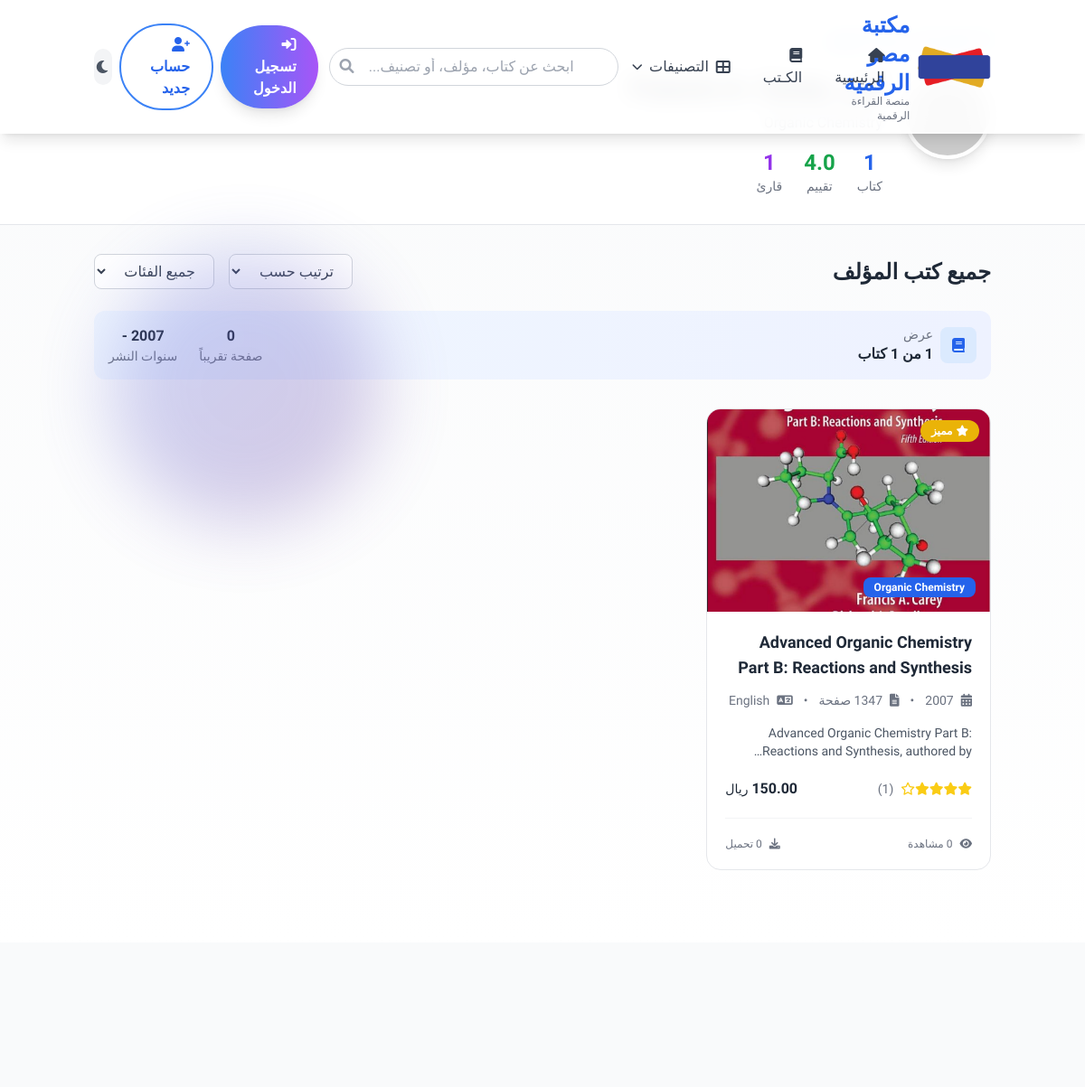
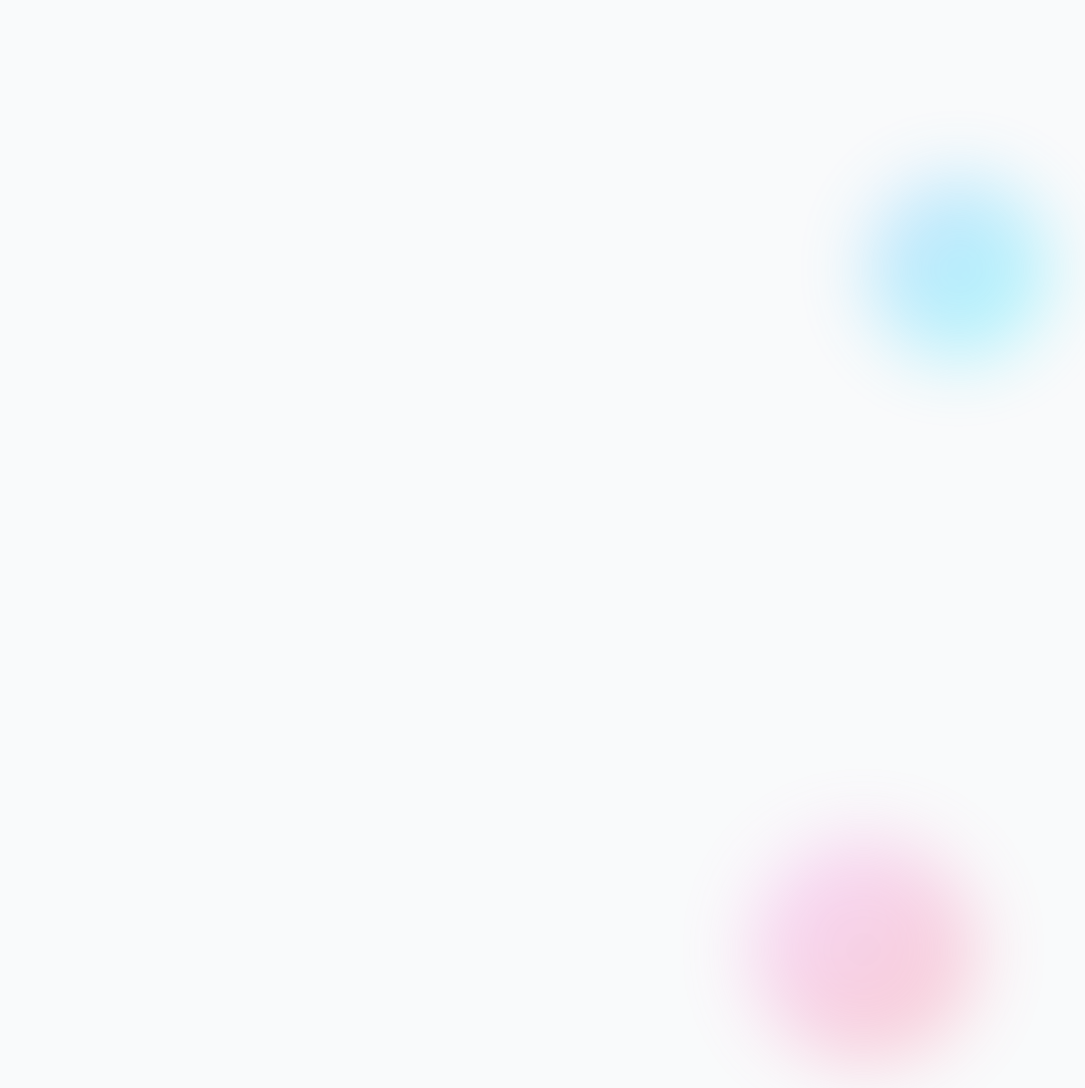
Screenshot of /author/1/books/ with the database file from the repository (2 pictures, top to bottom).
### books/models.py (models this page shows, shortened)
class Author(models.Model):
    name = models.CharField(max_length=200, verbose_name="اسم المؤلف")
    bio = models.TextField(verbose_name="السيرة الذاتية", blank=True, null=True)
    avatar = models.ImageField(upload_to='authors/avatars/', verbose_name="الصورة الشخصية", blank=True, null=True)
    specialization = models.CharField(max_length=200, verbose_name="التخصص", blank=True, null=True)
    website = models.URLField(verbose_name="الموقع الإلكتروني", blank=True, null=True)
    email = models.EmailField(verbose_name="البريد الإلكتروني", blank=True, null=True)
    is_featured = models.BooleanField(default=False, verbose_name="مميز")
    created_at = models.DateTimeField(auto_now_add=True)
    updated_at = models.DateTimeField(auto_now=True)
    class Meta:
        verbose_name = "مؤلف"
        verbose_name_plural = "المؤلفون"
        ordering = ['name']
    def get_total_readers(self):
        return ReadingHistory.objects.filter(book__author=self).values('user').distinct().count()
    def average_rating(self):
        from django.db.models import Avg
        avg = self.books.aggregate(avg_rating=Avg('reviews__rating'))['avg_rating']
        return avg if avg else 0

class Book(models.Model):
    title = models.CharField(max_length=200, verbose_name="عنوان الكتاب")
    slug = models.SlugField(max_length=200, unique=True, allow_unicode=True)
    author = models.ForeignKey(Author, on_delete=models.CASCADE, related_name='books', verbose_name="المؤلف", null=True, blank=True)  # ← تغيير من CharField إلى ForeignKey
    author_name = models.CharField(max_length=100, verbose_name="اسم المؤلف (إذا لم يكن مسجلاً)", blank=True, null=True)  # ← إضافة حقل احتياطي
    description = models.TextField(verbose_name="الوصف")
    cover_image = models.ImageField(upload_to='book_covers/', verbose_name="صورة الغلاف", blank=True, null=True)
    pdf_file = models.FileField(upload_to='books/pdfs/', blank=True, null=True, verbose_name="ملف PDF")
    category = models.ForeignKey(Category, on_delete=models.CASCADE, related_name='books', verbose_name="التصنيف")
    published_year = models.IntegerField(verbose_name="سنة النشر")
    pages = models.IntegerField(verbose_name="عدد الصفحات")
    language = models.CharField(max_length=50, verbose_name="اللغة", default="العربية")
    file_format = models.CharField(max_length=50, verbose_name="صيغة الملف", default="PDF")
    price = models.DecimalField(max_digits=10, decimal_places=2, verbose_name="السعر", default=0.00)
    is_free = models.BooleanField(default=False, verbose_name="مجاني")
    is_featured = models.BooleanField(default=False, verbose_name="مميز")
    created_at = models.DateTimeField(auto_now_add=True)
    updated_at = models.DateTimeField(auto_now=True)
    downloads = models.IntegerField(default=0, verbose_name="عدد التحميلات")
    views = models.IntegerField(default=0, verbose_name="عدد المشاهدات")
    class Meta:
        verbose_name = "كتاب"
        verbose_name_plural = "الكتب"
        ordering = ['-created_at']
    def average_rating(self):
        reviews = self.reviews.all()
        if reviews:
            return sum([review.rating for review in reviews]) / len(reviews)
        return 0

class Category(models.Model):
    name = models.CharField(max_length=100, verbose_name="اسم التصنيف")
    features = models.TextField(blank=True, null=True)  # <--- أضفنا هذا الحقل
    slug = models.SlugField(max_length=100, unique=True, allow_unicode=True)
    description = models.TextField(blank=True, verbose_name="الوصف")
    created_at = models.DateTimeField(auto_now_add=True)
    class Meta:
        verbose_name = "تصنيف"
        verbose_name_plural = "التصنيفات"
        ordering = ['name']

### books/views.py (the view)
# urls.py: path('author/<int:author_id>/books/', views.author_books, name='author_books'),
def author_books(request, author_id):
    author = get_object_or_404(Author, id=author_id)
    books = Book.objects.filter(author=author).order_by('-created_at')
    paginator = Paginator(books, 12)
    page_number = request.GET.get('page')
    page_obj = paginator.get_page(page_number)
    context = {
        'author': author,
        'page_obj': page_obj,
        'books_count': books.count(),
    }
    return render(request, 'authors/books.html', context)

### books/context_processors.py (called while the page is built)
def categories_context(request):
    return {
        'categories': Category.objects.all(),
    }

### templates/authors/books.html (shortened to what this page needs)
{% extends 'base.html' %}
{% load static %}
{% block content %}
<div class="bg-gradient-to-b from-gray-50 to-white dark:from-gray-900 dark:to-gray-800">
    <div class="bg-white dark:bg-gray-800 border-b border-gray-200 dark:border-gray-700">
        <div class="container mx-auto px-4 py-8">
            <div class="flex items-center gap-4 mb-6">
                <a href="{% url 'author_detail' author.id %}" class="flex items-center gap-2 text-blue-600 dark:text-blue-400 hover:text-blue-700 dark:hover:text-blue-300">
                    <span>العودة إلى صفحة المؤلف</span>
                </a>
            </div>
            <div class="flex flex-col md:flex-row items-center md:items-start gap-6">
                <div class="w-24 h-24 rounded-full overflow-hidden border-4 border-white dark:border-gray-800 shadow-lg">
                </div>
                <div class="flex-1 text-center md:text-right">
                    <h1 class="text-3xl font-bold text-gray-800 dark:text-white mb-2">كتب {{ author.name }}</h1>
                    <p class="text-gray-600 dark:text-gray-400 mb-4">
                    </p>
                    <div class="inline-flex items-center gap-6">
                        <div class="text-center">
                            <div class="text-2xl font-bold text-blue-600 dark:text-blue-400">{{ books_count }}</div>
                            <div class="text-sm text-gray-500 dark:text-gray-400">كتاب</div>
                        </div>
                        <div class="text-center">
                            <div class="text-2xl font-bold text-green-600 dark:text-green-400">
                                {{ author.average_rating|floatformat:1 }}
                            </div>
                            <div class="text-sm text-gray-500 dark:text-gray-400">تقييم</div>
                        </div>
                        <div class="text-center">
                                <div class="text-2xl font-bold text-purple-600 dark:text-purple-400">
                                    {{ author.get_total_readers }}
                                </div>
                            <div class="text-sm text-gray-500 dark:text-gray-400">قارئ</div>
                        </div>
                    </div>
                </div>
            </div>
        </div>
    </div>
    <div class="container mx-auto px-4 py-8">
        <div class="mb-8">
            <div class="flex flex-col md:flex-row md:items-center justify-between gap-4 mb-6">
                <h2 class="text-2xl font-bold text-gray-800 dark:text-white">جميع كتب المؤلف</h2>
                <div class="flex items-center gap-4">
                    <select class="bg-white dark:bg-gray-700 border border-gray-300 dark:border-gray-600 rounded-lg px-4 py-2 text-gray-700 dark:text-gray-300 focus:ring-2 focus:ring-blue-500 focus:border-blue-500">
                        <option value="">ترتيب حسب</option>
                    </select>
                    <select class="bg-white dark:bg-gray-700 border border-gray-300 dark:border-gray-600 rounded-lg px-4 py-2 text-gray-700 dark:text-gray-300 focus:ring-2 focus:ring-blue-500 focus:border-blue-500">
                        <option value="">جميع الفئات</option>
                    </select>
                </div>
            </div>
            <div class="bg-gradient-to-r from-blue-50 to-indigo-50 dark:from-blue-900/20 dark:to-indigo-900/20 rounded-xl p-4 mb-8">
                <div class="flex flex-wrap items-center justify-between gap-4">
                    <div class="flex items-center gap-2">
                        <div class="w-10 h-10 rounded-lg bg-blue-100 dark:bg-blue-800 flex items-center justify-center">
                            <i class="fas fa-book text-blue-600 dark:text-blue-400"></i>
                        </div>
                        <div>
                            <div class="text-sm text-gray-500 dark:text-gray-400">عرض</div>
                            <div class="font-bold text-gray-800 dark:text-white">{{ page_obj.object_list|length }} من {{ books_count }} كتاب</div>
                        </div>
                    </div>
                    <div class="flex items-center gap-6">
                        <div class="text-center">
                            <div class="font-bold text-gray-800 dark:text-white">
                                {% with total_pages=page_obj.object_list|slice:":10" %}
                                    {% with sum=0 %}
                                        {{ sum }}
                                    {% endwith %}
                                {% endwith %}
                            </div>
                            <div class="text-sm text-gray-500 dark:text-gray-400">صفحة تقريباً</div>
                        </div>
                        <div class="text-center">
                            <div class="font-bold text-gray-800 dark:text-white">
                                {% with years=page_obj.object_list|slice:":10" %}
                                    {% if years %}
                                 {{ years.0.published_year }} - {{ last_year.published_year }}
                                    {% else %}
                                        -
                                    {% endif %}
                                {% endwith %}
                            </div>
                            <div class="text-sm text-gray-500 dark:text-gray-400">سنوات النشر</div>
                        </div>
                    </div>
                </div>
            </div>
        </div>
        {% if page_obj %}
        <div class="grid grid-cols-1 sm:grid-cols-2 lg:grid-cols-3 xl:grid-cols-4 gap-6 mb-12">
            {% for book in page_obj %}
            <div class="hover-card bg-white dark:bg-gray-800 rounded-2xl overflow-hidden border border-gray-200 dark:border-gray-700 transition-all duration-300 hover:shadow-xl">
                <a href="{% url 'book_detail' book.slug %}">
                    <div class="relative">
                        <div class="h-56 overflow-hidden">
                            {% if book.cover_image %}
                            <img src="{{ book.cover_image.url }}" alt="{{ book.title }}" class="w-full h-full object-cover hover:scale-110 transition-transform duration-500">
                            {% else %}
                            <div class="w-full h-full bg-gradient-to-br from-gray-100 to-gray-200 dark:from-gray-700 dark:to-gray-800 flex items-center justify-center">
                                <i class="fas fa-book text-5xl text-gray-400 dark:text-gray-600"></i>
                            </div>
                            {% endif %}
                        </div>
                        <div class="absolute top-0 right-0 flex flex-col gap-2 p-3">
                            {% if book.is_featured %}
                            <span class="bg-yellow-500 text-white px-3 py-1 rounded-full text-xs font-bold inline-flex items-center gap-1">
                                <i class="fas fa-star"></i>
                                <span>مميز</span>
                            </span>
                            {% endif %}
                        </div>
                        {% if book.category %}
                        <div class="absolute bottom-4 right-4">
                            <span class="bg-blue-600 text-white px-3 py-1 rounded-lg text-xs font-bold">
                                {{ book.category.name }}
                            </span>
                        </div>
                        {% endif %}
                    </div>
                    <div class="p-5">
                        <h3 class="font-bold text-gray-800 dark:text-white text-lg mb-3 hover:text-blue-600 dark:hover:text-blue-400 transition-colors line-clamp-2">
                            {{ book.title }}
                        </h3>
                        <div class="flex items-center text-sm text-gray-500 dark:text-gray-400 mb-4">
                            <i class="fas fa-calendar-alt ml-2"></i>
                            <span>{{ book.published_year }}</span>
                            <span class="mx-3">•</span>
                            <i class="fas fa-file-alt ml-2"></i>
                            <span>{{ book.pages }} صفحة</span>
                            <span class="mx-3">•</span>
                            <i class="fas fa-language ml-2"></i>
                            <span>{{ book.language }}</span>
                        </div>
                        <p class="text-gray-600 dark:text-gray-300 text-sm mb-5 line-clamp-2">
                            {{ book.description|truncatechars:100 }}
                        </p>
                        <div class="flex items-center justify-between">
                            <div class="flex items-center">
                                <div class="flex text-yellow-400">
                                    {% with avg_rating=book.average_rating %}
                                    {% for i in "12345"|make_list %}
                                        {% if forloop.counter <= avg_rating %}
                                            <i class="fas fa-star text-sm"></i>
                                        {% elif forloop.counter|add:"-0.5" <= avg_rating %}
                                            <i class="fas fa-star-half-alt text-sm"></i>
                                        {% else %}
                                            <i class="far fa-star text-sm"></i>
                                        {% endif %}
                                    {% endfor %}
                                    {% endwith %}
                                </div>
                                <span class="text-sm text-gray-500 dark:text-gray-400 mr-2">
                                    ({{ book.reviews.count }})
                                </span>
                            </div>
                            <div class="text-gray-800 dark:text-gray-200 font-bold">
                                {% if book.is_free %}
                                <span class="text-green-600 dark:text-green-400">مجاني</span>
                                {% else %}
                                {{ book.price }} <span class="text-sm font-normal">ريال</span>
                                {% endif %}
                            </div>
                        </div>
                        <div class="mt-5 pt-5 border-t border-gray-100 dark:border-gray-700">
                            <div class="flex items-center justify-between text-xs text-gray-500 dark:text-gray-400">
                                <div class="flex items-center gap-2">
                                    <i class="fas fa-eye"></i>
                                    <span>{{ book.views }} مشاهدة</span>
                                </div>
                                <div class="flex items-center gap-2">
                                    <i class="fas fa-download"></i>
                                    <span>{{ book.downloads }} تحميل</span>
                                </div>
                            </div>
                        </div>
                    </div>
                </a>
            </div>
            {% endfor %}
        </div>
        {% endif %}
    </div>
</div>
{% endblock %}

### templates/base.html (style rules this page uses)
* { font-family: 'Cairo', sans-serif; -webkit-font-smoothing: antialiased; -moz-osx-font-smoothing: grayscale; }

### templates/authors/books.html (style rules this page uses)
.line-clamp-2 { overflow: hidden; display: -webkit-box; -webkit-box-orient: vertical; -webkit-line-clamp: 2; }
.hover-card { transition: all 0.3s ease; }

### rows the page displays
Author: average_rating "4.0", get_total_readers "1"
Book: cover_image (picture), is_featured True (drawn), category.name "Organic Chemistry", title "Advanced Organic Chemistry Part B: Reactions and Synthesis", published_year "2007", language "English", description "Advanced Organic Chemistry Part B: Reactions and Synthesis, authored…", reviews.count "1", downloads "0"

### other values shown
{{ books_count }} "1"
{{ page_obj.object_list|length }} "1"
{{ sum }} "0"
